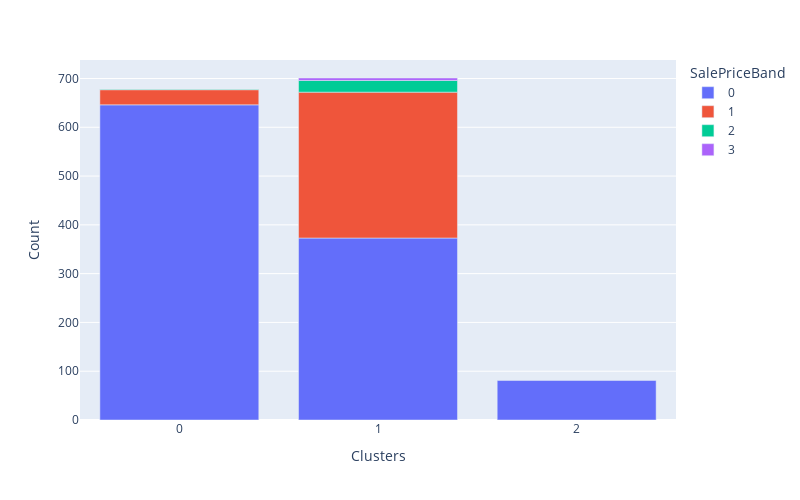
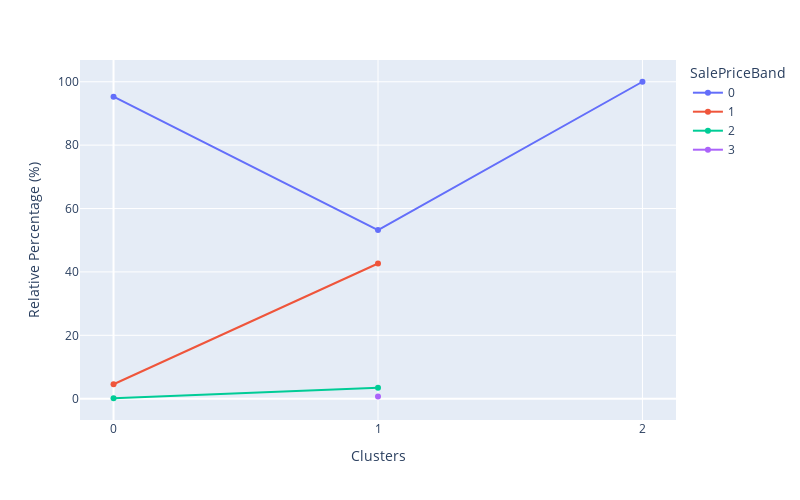

The cell these charts' notebook holds for them, in order:
### Code cell
df_cluster_vs_saleprice=  df_saleprice.copy()
df_cluster_vs_saleprice['Clusters'] = X['Clusters']
cluster_distribution_per_variable(df=df_cluster_vs_saleprice, target='SalePriceBand')

### Figure 1 — Plotly figure (JSON) as saved in the notebook; plotly's stock layout.template omitted (floating-point values rounded to 4 significant figures)
{"data": [{"alignmentgroup": "True", "hovertemplate": "SalePriceBand=0<br>Clusters=%{x}<br>Count=%{y}<extra></extra>", "legendgroup": "0", "marker": {"color": "#636efa"}, "name": "0", "offsetgroup": "0", "orientation": "v", "showlegend": true, "textposition": "auto", "type": "bar", "x": [0, 1, 2], "xaxis": "x", "y": [646, 373, 81], "yaxis": "y"}, {"alignmentgroup": "True", "hovertemplate": "SalePriceBand=1<br>Clusters=%{x}<br>Count=%{y}<extra></extra>", "legendgroup": "1", "marker": {"color": "#EF553B"}, "name": "1", "offsetgroup": "1", "orientation": "v", "showlegend": true, "textposition": "auto", "type": "bar", "x": [1, 0], "xaxis": "x", "y": [299, 31], "yaxis": "y"}, {"alignmentgroup": "True", "hovertemplate": "SalePriceBand=2<br>Clusters=%{x}<br>Count=%{y}<extra></extra>", "legendgroup": "2", "marker": {"color": "#00cc96"}, "name": "2", "offsetgroup": "2", "orientation": "v", "showlegend": true, "textposition": "auto", "type": "bar", "x": [1, 0], "xaxis": "x", "y": [24, 1], "yaxis": "y"}, {"alignmentgroup": "True", "hovertemplate": "SalePriceBand=3<br>Clusters=%{x}<br>Count=%{y}<extra></extra>", "legendgroup": "3", "marker": {"color": "#ab63fa"}, "name": "3", "offsetgroup": "3", "orientation": "v", "showlegend": true, "textposition": "auto", "type": "bar", "x": [1], "xaxis": "x", "y": [5], "yaxis": "y"}], "layout": {"barmode": "relative", "height": 500, "legend": {"title": {"text": "SalePriceBand"}, "tracegroupgap": 0}, "margin": {"t": 60}, "width": 800, "xaxis": {"anchor": "y", "domain": [0, 1], "tickmode": "array", "tickvals": [1, 0, 2], "title": {"text": "Clusters"}}, "yaxis": {"anchor": "x", "domain": [0, 1], "title": {"text": "Count"}}}}

### Figure 2 — Plotly figure (JSON) as saved in the notebook; plotly's stock layout.template omitted (floating-point values rounded to 4 significant figures)
{"data": [{"hovertemplate": "SalePriceBand=0<br>Clusters=%{x}<br>Relative Percentage (%)=%{y}<extra></extra>", "legendgroup": "0", "line": {"color": "#636efa", "dash": "solid"}, "mode": "markers+lines", "name": "0", "orientation": "v", "showlegend": true, "type": "scatter", "x": [0, 1, 2], "xaxis": "x", "y": [95.28, 53.21, 100], "yaxis": "y"}, {"hovertemplate": "SalePriceBand=1<br>Clusters=%{x}<br>Relative Percentage (%)=%{y}<extra></extra>", "legendgroup": "1", "line": {"color": "#EF553B", "dash": "solid"}, "mode": "markers+lines", "name": "1", "orientation": "v", "showlegend": true, "type": "scatter", "x": [0, 1], "xaxis": "x", "y": [4.572, 42.65], "yaxis": "y"}, {"hovertemplate": "SalePriceBand=2<br>Clusters=%{x}<br>Relative Percentage (%)=%{y}<extra></extra>", "legendgroup": "2", "line": {"color": "#00cc96", "dash": "solid"}, "mode": "markers+lines", "name": "2", "orientation": "v", "showlegend": true, "type": "scatter", "x": [0, 1], "xaxis": "x", "y": [0.1475, 3.424], "yaxis": "y"}, {"hovertemplate": "SalePriceBand=3<br>Clusters=%{x}<br>Relative Percentage (%)=%{y}<extra></extra>", "legendgroup": "3", "line": {"color": "#ab63fa", "dash": "solid"}, "mode": "markers+lines", "name": "3", "orientation": "v", "showlegend": true, "type": "scatter", "x": [1], "xaxis": "x", "y": [0.7133], "yaxis": "y"}], "layout": {"height": 500, "legend": {"title": {"text": "SalePriceBand"}, "tracegroupgap": 0}, "margin": {"t": 60}, "width": 800, "xaxis": {"anchor": "y", "domain": [0, 1], "tickmode": "array", "tickvals": [1, 0, 2], "title": {"text": "Clusters"}}, "yaxis": {"anchor": "x", "domain": [0, 1], "title": {"text": "Relative Percentage (%)"}}}}
